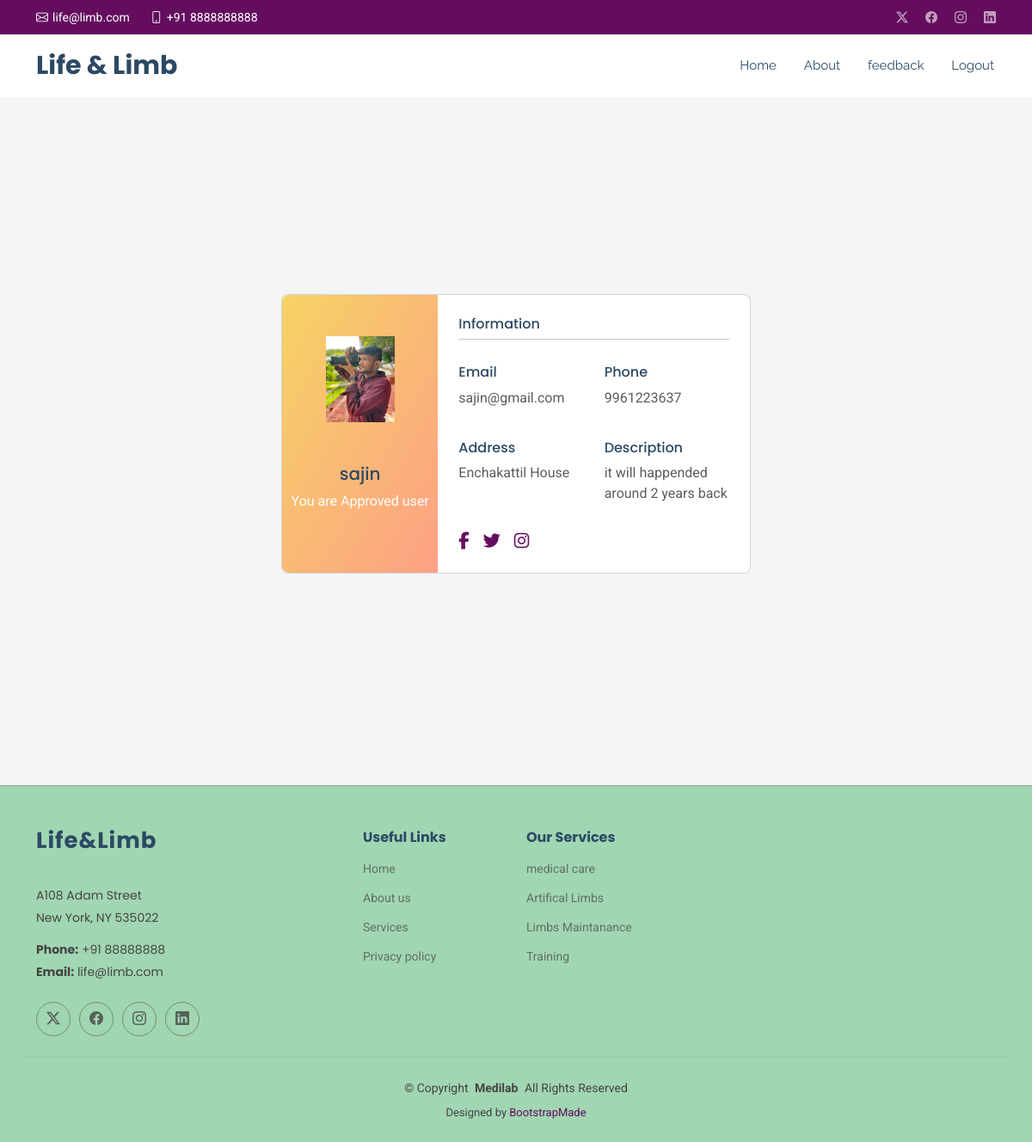
The page /about/ (signed in) on the database its author committed.
### appname/models.py (models this page shows, shortened)
class UserDetail(models.Model):
    patient=models.OneToOneField(User,on_delete=models.CASCADE,null=True)
    is_patient=models.BooleanField(default=True)
    uaddress = models.CharField(max_length=50,null=True)
    umobile_no = models.BigIntegerField(null=True)
    ulocation = models.CharField(max_length=50,null=True)
    uphoto = models.ImageField( upload_to="pics",blank=True,null=True)
    description = models.CharField( max_length=100)
    no_year = models.IntegerField()
    is_approved= models.BooleanField(default=False)

### appname/views.py (the view)
def about(request):
    user = request.user
    try:
        obj = UserDetail.objects.get(patient=user)
    except UserDetail.DoesNotExist:
        obj = None
    context = {
        'obj': obj,
    }
    return render(request, 'appname/about.html', context)

### appname/templates/appname/about.html (shortened to what this page needs)
{% extends "appname/_base.html" %}
{% block navbar%}
<nav id="navmenu" class="navmenu">
  <ul>
    <li><a href="{% url 'user_dashboard' %}" >Home<br></a></li>
    <li><a href="{% url 'about' %}">About</a></li>
    <li><a href="{% url 'feed' %}">feedback</a></li>
    <li><a href="{% url 'logout' %}">Logout </a></li>
  </ul>
</nav>
{%endblock%}
{%block content%}
<section class="vh-100" style="background-color: #f4f5f7;">
    <div class="container py-5 h-100">
      <div class="row d-flex justify-content-center align-items-center h-100">
        <div class="col col-lg-6 mb-4 mb-lg-0">
          <div class="card mb-3" style="border-radius: .5rem;">
            <div class="row g-0">
              <div class="col-md-4 gradient-custom text-center text-white"
                style="border-top-left-radius: .5rem; border-bottom-left-radius: .5rem;">
                  <img src="{{obj.uphoto.url}}" alt="#"  width="80px" class="img-fluid my-5"/>
                <h5>{{user.username}}</h5>
                  {% if obj.is_approved %}
                  You are Approved user
                  {% else %}
                  Not Approved
                  {% endif %}
              </div>
              <div class="col-md-8">
                <div class="card-body p-4">
                  <h6>Information</h6>
                  <hr class="mt-0 mb-4">
                  <div class="row pt-1">
                    <div class="col-6 mb-3">
                      <h6>Email</h6>
                      <p class="text-muted">{{user.email}}</p>
                    </div>
                    <div class="col-6 mb-3">
                      <h6>Phone</h6>
                      <p class="text-muted"> {{ obj.umobile_no }}</p>
                    </div>
                  </div>
                  <div class="row pt-1">
                    <div class="col-6 mb-3">
                      <h6>Address</h6>
                      <p class="text-muted">{{obj.uaddress}}</p>
                    </div>
                    <div class="col-6 mb-3">
                      <h6>Description</h6>
                      <p class="text-muted">{{obj.description}}</p>
                    </div>
                  </div>
                  <div class="d-flex justify-content-start">
                    <a href="#!"><i class="fab fa-facebook-f fa-lg me-3"></i></a>
                    <a href="#!"><i class="fab fa-twitter fa-lg me-3"></i></a>
                    <a href="#!"><i class="fab fa-instagram fa-lg"></i></a>
                  </div>
                </div>
              </div>
            </div>
          </div>
        </div>
      </div>
    </div>
  </section>
{%endblock%}

### static/assets/css/main.css (style rules this page uses)
:root { --default-font: "Roboto", system-ui, -apple-system, "Segoe UI", Roboto, "Helvetica Neue", Arial, "Noto Sans", "Liberation Sans", sans-serif, "Apple Color Emoji", "Segoe UI Emoji", "Segoe UI Symbol", "Noto Color Emoji"; --heading-font: "Poppins", sans-serif; --nav-font: "Raleway", sans-serif; }
:root { --background-color: #ffffff; --default-color: #444444; --heading-color: #2c4964; --accent-color: #640D5F; --surface-color: #ffffff; --contrast-color: #ffffff; }
:root { --nav-color: #2c4964; --nav-hover-color: #A02334; --nav-mobile-background-color: #ffffff; --nav-dropdown-background-color: #ffffff; --nav-dropdown-color: #2c4964; --nav-dropdown-hover-color: #A02334; }
:root { scroll-behavior: smooth; }
body { color: var(--default-color); background-color: var(--background-color); font-family: var(--default-font); }
a { color: var(--accent-color); text-decoration: none; transition: 0.3s; }
h1, h2, h3, h4, h5, h6 { color: var(--heading-color); font-family: var(--heading-font); }
@media (max-width: 1200px) { .header .navmenu { order: 3; } }
@media (min-width: 1200px) { .navmenu { padding: 0; } }
@media (min-width: 1200px) { .navmenu ul { margin: 0; padding: 0; display: flex; list-style: none; align-items: center; } }
@media (min-width: 1200px) { .navmenu li { position: relative; } }
@media (min-width: 1200px) { .navmenu>ul>li { white-space: nowrap; padding: 15px 14px; } }
@media (min-width: 1200px) { .navmenu>ul>li:last-child { padding-right: 0; } }
@media (min-width: 1200px) { .navmenu a, .navmenu a:focus { color: var(--nav-color); font-size: 15px; padding: 0 2px; font-family: var(--nav-font); font-weight: 400; display: flex; align-items: center; justify-content: space-between; white-space: nowrap; transition: 0.3s; position: relative; } }
@media (min-width: 1200px) { .navmenu>ul>li>a:before { content: ""; position: absolute; width: 100%; height: 2px; bottom: -6px; left: 0; background-color: var(--nav-hover-color); visibility: hidden; width: 0px; transition: all 0.3s ease-in-out 0s; } }
section, .section { color: var(--default-color); background-color: var(--background-color); padding: 60px 0; scroll-margin-top: 72px; overflow: clip; }
.gradient-custom { background: #f6d365; background: -webkit-linear-gradient(to right bottom, rgba(246, 211, 101, 1), rgba(253, 160, 133, 1)); background: linear-gradient(to right bottom, rgba(246, 211, 101, 1), rgba(253, 160, 133, 1)) }

### rows shown on the page
UserDetail: uphoto (picture), umobile_no "9961223637", uaddress "Enchakattil House", description "it will happended around 2 years back"

### other values the page prints
{{ user.username }} "sajin"
{{ user.email }} "sajin@gmail.com"
